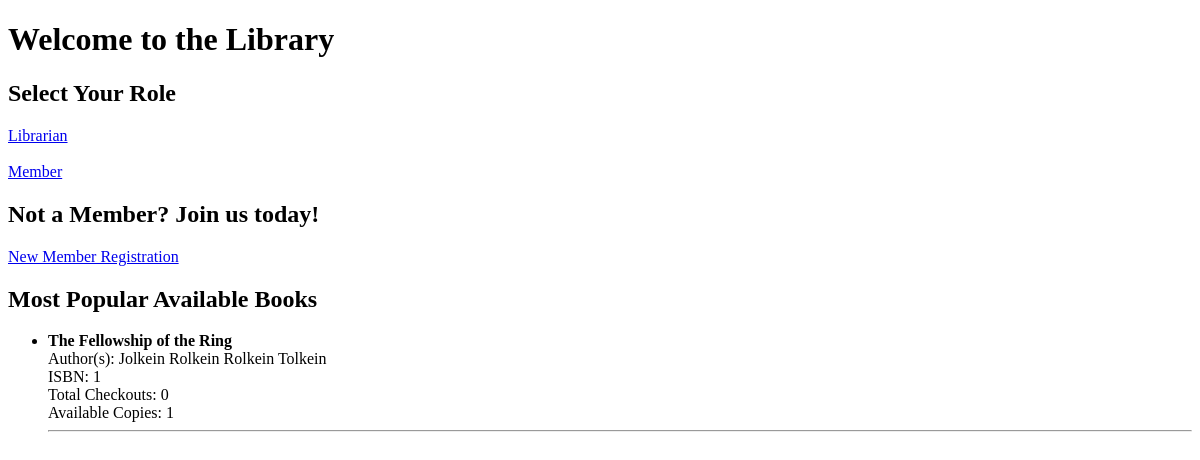
Before: / with the older database file.
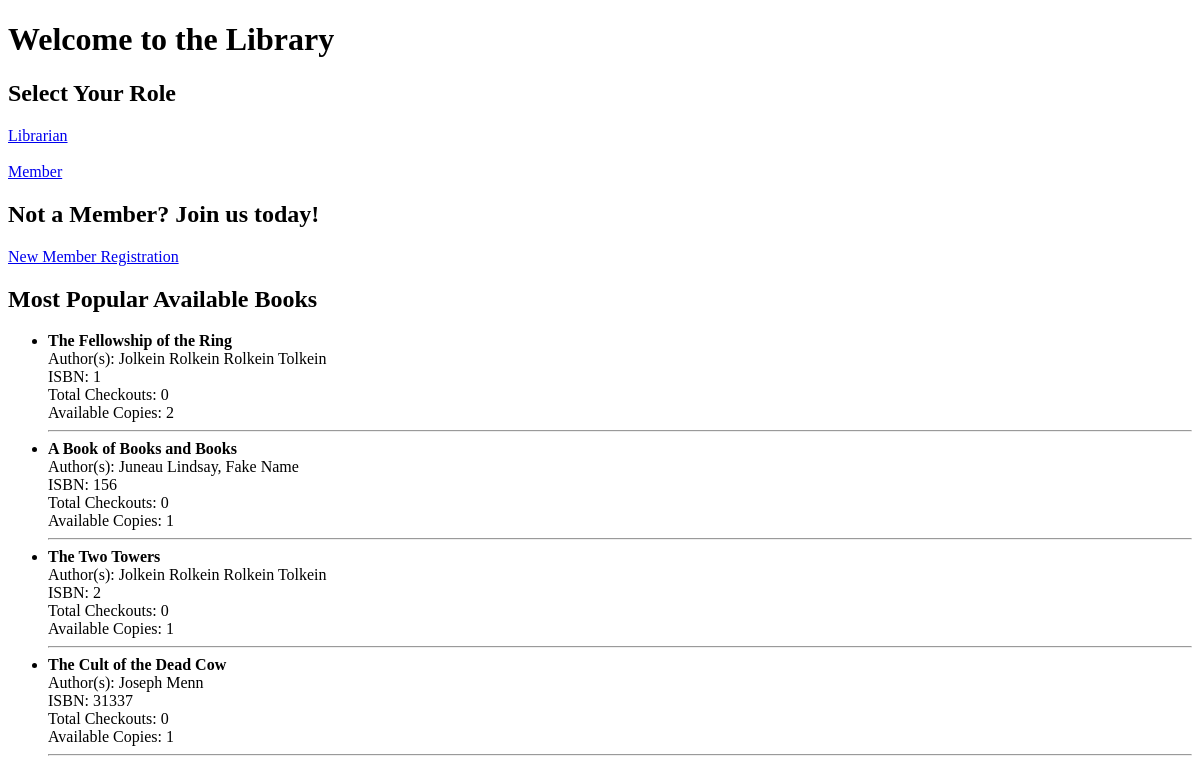
After: the same page with the newer database file.
### tables this page shows
CREATE TABLE Books (
            ISBN TEXT PRIMARY KEY,
            Title TEXT NOT NULL,
            Date_Pub TEXT,
            Publisher TEXT,
            Genre TEXT,
            Description TEXT
        );

### app.py (the view)
@app.route('/')
def index():
    conn = get_db_connection()
    popular_books = conn.execute("""
        SELECT * FROM PopularBooks
        ORDER BY Total_Checkouts DESC
        LIMIT 10
    """).fetchall()
    conn.close()
    return render_template('index.html', popular_books=popular_books)

### app.py (called while the page is built)
def get_db_connection():
    conn = sqlite3.connect('database.db')
    conn.row_factory = sqlite3.Row
    return conn

### templates/index.html (shortened to what this page needs)
<!DOCTYPE html>
<html>
<head>
</head>
<body>
    <h1>Welcome to the Library</h1>
    <h2>Select Your Role</h2>
    <a href="/librarian">Librarian</a><br><br>
    <a href="/member">Member</a>
    <h2>Not a Member? Join us today!</h2>
    <a href="/add_member">New Member Registration</a><br>
    <h2>Most Popular Available Books</h2>
    {% if popular_books %}
        <ul>
            {% for book in popular_books %}
                <li>
                    <strong>{{ book['Title'] }}</strong><br>
                    Author(s): {{ book['Authors'] }}<br>
                    ISBN: {{ book['ISBN'] }}<br>
                    Total Checkouts: {{ book['Total_Checkouts'] }}<br>
                    Available Copies: {{ book['Available_Copies'] }}
                </li>
                <hr>
            {% endfor %}
        </ul>
    {% else %}
        <p>No popular books available.</p>
    {% endif %}
</body>
</html>

Changed rows visible on the page:
computed for Books "The Fellowship of the Ring": Available_Copies "1" → "2"
added Books: Title "A Book of Books and Books", Authors "Juneau Lindsay, Fake Name", ISBN "156", Total_Checkouts "0", Available_Copies "1"
added Books: Title "The Two Towers", Authors "Jolkein Rolkein Rolkein Tolkein", ISBN "2", Total_Checkouts "0", Available_Copies "1"
added Books: Title "The Cult of the Dead Cow", Authors "Joseph Menn", ISBN "31337", Total_Checkouts "0", Available_Copies "1"
